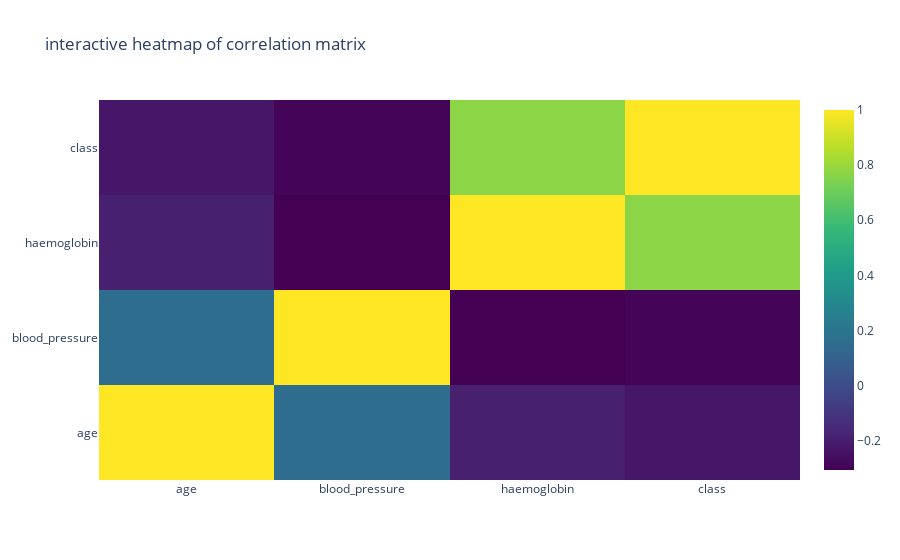

The cell this chart's notebook holds for it:
### Code cell
import plotly.graph_objects as go

heatmap_data = df[selected_coulmns].corr()

fig = go.Figure(data=go.Heatmap(z=heatmap_data.values,
                                x=heatmap_data.columns,
                                y=heatmap_data.index,
                                colorscale ='viridis'))

fig.update_layout(title='interactive heatmap of correlation matrix')
fig.show()

### Figure 1 — Plotly figure (JSON) as saved in the notebook; plotly's stock layout.template omitted (floating-point values rounded to 4 significant figures)
{"data": [{"colorscale": [[0, "#440154"], [0.1111, "#482878"], [0.2222, "#3e4989"], [0.3333, "#31688e"], [0.4444, "#26828e"], [0.5556, "#1f9e89"], [0.6667, "#35b779"], [0.7778, "#6ece58"], [0.8889, "#b5de2b"], [1, "#fde725"]], "type": "heatmap", "x": ["age", "blood_pressure", "haemoglobin", "class"], "y": ["age", "blood_pressure", "haemoglobin", "class"], "z": [[1, 0.1595, -0.1929, -0.2273], [0.1595, 1, -0.3065, -0.2941], [-0.1929, -0.3065, 1, 0.7689], [-0.2273, -0.2941, 0.7689, 1]]}], "layout": {"autosize": true, "title": {"text": "interactive heatmap of correlation matrix"}, "xaxis": {"autorange": true, "range": [-0.5, 3.5], "type": "category"}, "yaxis": {"autorange": true, "range": [-0.5, 3.5], "type": "category"}}}
